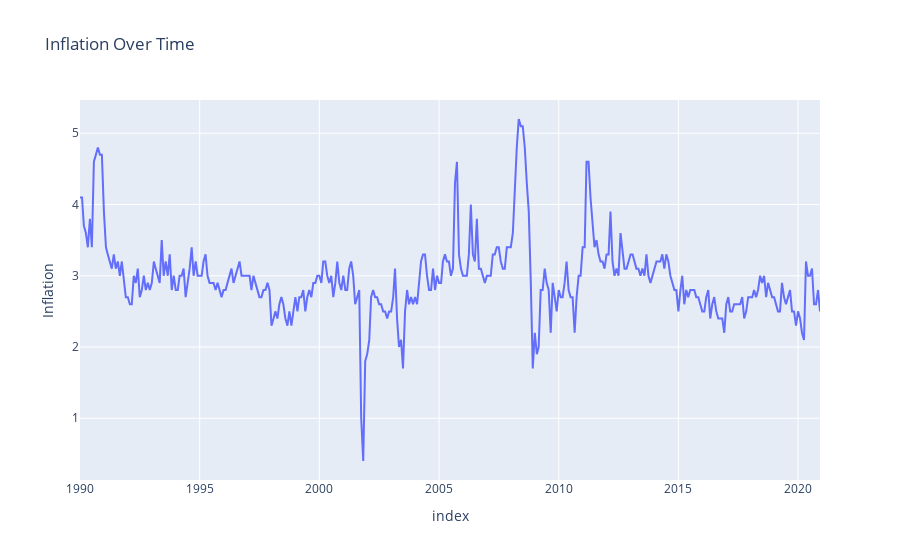

Notebook source saved alongside this figure:
### Code cell
px.line(inflation_df, x='index', y='Inflation', title='Inflation Over Time')

### Figure 1 — Plotly figure (JSON) as saved in the notebook; plotly's stock layout.template omitted (floating-point values rounded to 4 significant figures; data arrays with more than 128 entries replaced by an {"elided": "..."} marker saying what was removed)
{"data": [{"hovertemplate": "index=%{x}<br>Inflation=%{y}<extra></extra>", "legendgroup": "", "line": {"color": "#636efa", "dash": "solid"}, "marker": {"symbol": "circle"}, "mode": "lines", "name": "", "orientation": "v", "showlegend": false, "type": "scatter", "x": {"elided": "372 str values"}, "xaxis": "x", "y": {"elided": "372 float values"}, "yaxis": "y"}], "layout": {"legend": {"tracegroupgap": 0}, "title": {"text": "Inflation Over Time"}, "xaxis": {"anchor": "y", "domain": [0, 1], "title": {"text": "index"}}, "yaxis": {"anchor": "x", "domain": [0, 1], "title": {"text": "Inflation"}}}}
